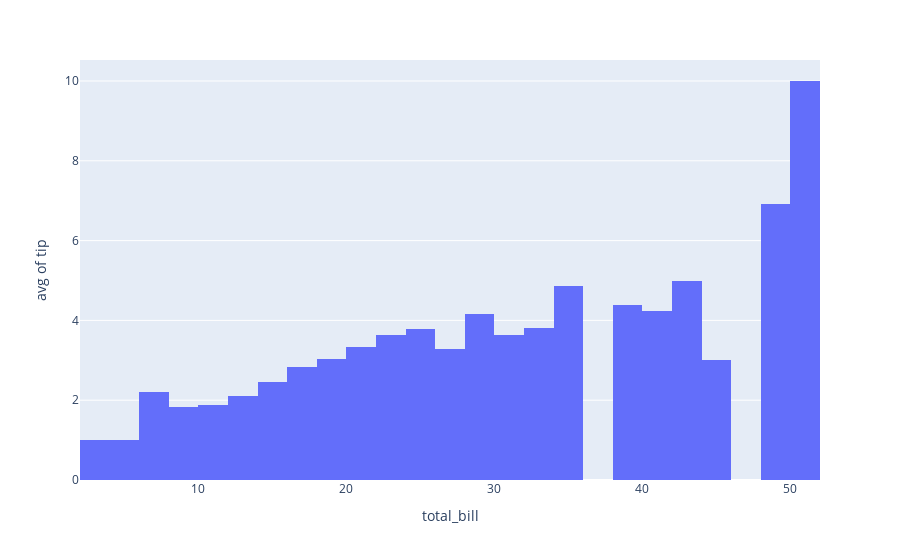

Write notebook code for a chart like this one.
### Code cell
# histfunc Calcolation 
hist = px.histogram(df, x = 'total_bill', y = 'tip' 
                    
                    ,histfunc = 'avg'  # Make Some Calcolation On Y Axis ( MUST HAVE Y AXIS )
                                    #'count' (def) , 'sum', 'avg', 'min', or 'max'

                   )

hist.show()

### Figure 1 — Plotly figure (JSON) as saved in the notebook; plotly's stock layout.template omitted (floating-point values rounded to 4 significant figures; data arrays with more than 128 entries replaced by an {"elided": "..."} marker saying what was removed)
{"data": [{"alignmentgroup": "True", "bingroup": "x", "histfunc": "avg", "hovertemplate": "total_bill=%{x}<br>avg of tip=%{y}<extra></extra>", "legendgroup": "", "marker": {"color": "#636efa", "pattern": {"shape": ""}}, "name": "", "offsetgroup": "", "orientation": "v", "showlegend": false, "type": "histogram", "x": {"elided": "244 float values"}, "xaxis": "x", "y": {"elided": "244 float values"}, "yaxis": "y"}], "layout": {"barmode": "relative", "legend": {"tracegroupgap": 0}, "margin": {"t": 60}, "xaxis": {"anchor": "y", "domain": [0, 1], "title": {"text": "total_bill"}}, "yaxis": {"anchor": "x", "domain": [0, 1], "title": {"text": "avg of tip"}}}}
